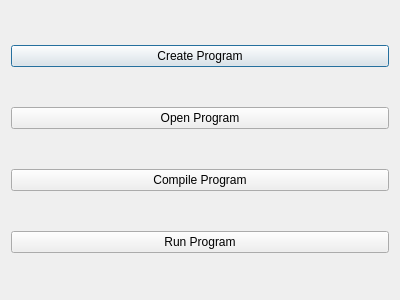
<?xml version="1.0" encoding="UTF-8"?>
<ui version="4.0">
 <class>ManageProgram</class>
 <widget class="QDialog" name="ManageProgram">
  <property name="geometry">
   <rect>
    <x>0</x>
    <y>0</y>
    <width>400</width>
    <height>300</height>
   </rect>
  </property>
  <property name="windowTitle">
   <string>Dialog</string>
  </property>
  <layout class="QVBoxLayout" name="verticalLayout">
   <item>
    <widget class="QPushButton" name="Create">
     <property name="text">
      <string>Create Program</string>
     </property>
    </widget>
   </item>
   <item>
    <widget class="QPushButton" name="Open">
     <property name="text">
      <string>Open Program</string>
     </property>
    </widget>
   </item>
   <item>
    <widget class="QPushButton" name="Compile">
     <property name="text">
      <string>Compile Program</string>
     </property>
    </widget>
   </item>
   <item>
    <widget class="QPushButton" name="pushButton">
     <property name="text">
      <string>Run Program</string>
     </property>
    </widget>
   </item>
  </layout>
 </widget>
 <resources/>
 <connections/>
</ui>
